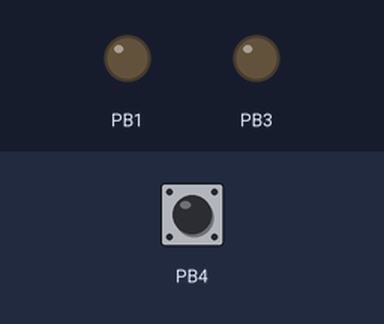
The sketch below on a simulated ATtiny85, built with avr-gcc and run on an emulated ATtiny85. Parts: output pins drawn as LEDs (lit = HIGH). The inputs (shaded band) are chosen by the test bench; at power-on: PB4 HIGH. Pins used as bus, display or sensor lines are not drawn.

Above: at 1.2 s.
1.3 s: PB4 pulled LOW for 0.25 s
Timing chart, 0 to 2.3 s (numbered marks = the images above; inputs shaded):
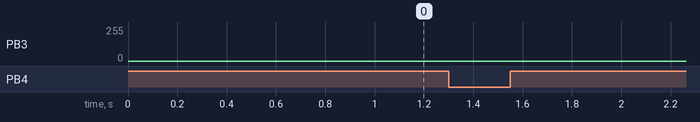

The sketch:

rgb-led-badge.ino
```cpp
// Colour of each LED; hex digits represent RGB
volatile int Buffer[4] = { 0x000, 0x000, 0x000, 0x000 };

void DisplaySetup () {
  // ATtiny85
  // Set up Timer/Counter1 to multiplex the display
  TCCR1 = 1<<CTC1 | 7<<CS10;    // CTC mode; prescaler 64
  OCR1C = 24;                   // Divide by 25 -> 78Hz
  TIMSK = TIMSK | 1<<OCIE1A;    // Enable overflow interrupt

  // ATmega328P
  // Set up Timer/Counter2 to multiplex the display
  //TCCR2A = 0;                      // Reset TCCR0A
  //TCCR2B = 0;                      // Reset TCCR0B
  //TCNT2  = 0;                      // Reset TCNT2

  //TCCR2A |= (1 << WGM21);          // CTC mode
  //TCCR2B |= (5 << CS20);           // prescaler 128
  //OCR2A = 24;                      // Divide by 25 -> 78Hz
  //TIMSK2 |= (1 << OCIE2A);         // Enable overflow interrupt
}

void setup() {
  DisplaySetup();
  //ADCSRA &= ~(1 << ADEN); // turn off adc
  PORTB |= (1 << PB4); // input
  DDRB &= ~(1 << PB4);
}

void DisplayNextRow() {
  static int cycle = 0;
  // Turn off the LED from the last cycle
  DDRB = DDRB & ~(1<<(cycle & 0x03));
  // Get the current cycle (0-63)
  cycle = (cycle + 1) & 0x3F;
  // Get the current LED number (0-3)
  // Each LED is updated 16 times every 64 cycles
  int led = cycle & 0x03;
  // Get LED update number (0-15)
  int count = cycle>>2;
  // Read the RGB values from the buffer
  int rgb = Buffer[led];
  int r = rgb>>8 & 0x0F;
  int g = rgb>>4 & 0x0F;
  int b = rgb & 0x0F;
  // Determine whether each RGB value should be on (1) or off (0)
  int bits = (count < b) | (count < r)<<1 | (count < g)<<2;
  bits = bits + (bits & 0x07<<led);
  // Set anodes to output
  DDRB = (DDRB & 0xF0) | bits;
  // Set anodes to high
  PORTB = (PORTB & 0xF0) | bits;
  // Set cathode to low
  DDRB = DDRB | 1<<led;
}

// Timer/Counter2 interrupt - ATmega328P
//ISR(TIMER2_COMPA_vect) {
//  DisplayNextRow();
//}
// Timer/Counter1 interrupt - ATtiny85
ISR(TIM1_COMPA_vect) {
  DisplayNextRow();
}

unsigned int Step = 0;
int Mode = 0;
int Num_Modes = 10;
bool Switch_On = false;

void check_button_state()
{
  if ( !(PINB & (1 << PB4)) )
  {
    if (!Switch_On)
    {
      Switch_On = true;
      Step = 0;
      Mode++;
      Mode = Mode % Num_Modes; // constrain
    }
  }
  else
  {
    Switch_On = false;
  }
}

int red (unsigned int x) {
  int y = x % 48;
  if (y > 15) y = 31 - y;
  return max(y, 0);
}

int green (unsigned int x) { return red(x + 32); }
int blue (unsigned int x) { return red(x + 64); }

// These could probably operate from a single array, with some creative indexing
const int Flasher[2][16] PROGMEM = {
  {0xF00, 0x000, 0xF00, 0x000, 0xF00, 0x000, 0xF00, 0x000, 0x000, 0x000, 0x000, 0x000, 0x000, 0x000, 0x000 , 0x000},
  {0x000, 0x000, 0x000, 0x000, 0x000, 0x000, 0x000, 0x000, 0x00F, 0x000, 0x00F, 0x000, 0x00F, 0x000, 0x00F , 0x000},
  };
const int Flasher2[2][16] PROGMEM = {
  {0xF00, 0x000, 0xF00, 0x000, 0xF00, 0x000, 0xF00, 0x000, 0x00F, 0x000, 0x00F, 0x000, 0x00F, 0x000, 0x00F , 0x000},
  {0x000, 0x00F, 0x000, 0x00F, 0x000, 0x00F, 0x000, 0x00F, 0x000, 0xF00, 0x000, 0xF00, 0x000, 0xF00, 0x000 , 0xF00},
  };

const byte Heart_Size = 24;
const byte Heart[Heart_Size] PROGMEM = {0x00, 0x02, 0x04, 0x08, 0x0A, 0x0C, 0x0E,
                                        0x0B, 0x09, 0x06, 0x09, 0x0B, 0x0E,
                                        0x0C, 0x0A, 0x08, 0x06, 0x04, 0x02,
                                        0x00, 0x00, 0x00, 0x00, 0x00};

void loop () {
  check_button_state();
  switch (Mode)
  {
    case 0:
      // Slow rainbow fade
      for (int i=0; i<2; i++) {
        Buffer[i] = red(Step + i*12)<<8 | green(Step + i*12)<<4 | blue(Step + i*12);
      }
      delay(200);
      break;
    case 1:
      // Fast rainbow fade
      for (int i=0; i<2; i++) {
        Buffer[i] = red(Step + i*12)<<8 | green(Step + i*12)<<4 | blue(Step + i*12);
      }
      delay(50);
      break;
    case 2:
      // Police flasher #1
      for (int i=0; i<2; i++) {
          Buffer[i] = pgm_read_word(&Flasher[i][(Step) % 16]);
      }
      delay(100);
      break;
    case 3:
      // Police flasher #2
      for (int i=0; i<2; i++) {
          Buffer[i] = pgm_read_word(&Flasher2[i][(Step) % 16]);
      }
      delay(100);
      break;
    case 4:
      // Version 1
      Buffer[0] = 0xFFF;
      Buffer[1] = 0xFFF;
      delay(200);
      break;
    case 5:
      // Red
      Buffer[0] = 0xF00;
      Buffer[1] = 0xF00;
      delay(200);
      break;
    case 6:
      // Green
      Buffer[0] = 0x0F0;
      Buffer[1] = 0x0F0;
      delay(200);
      break;
    case 7:
      // Blue
      Buffer[0] = 0x00F;
      Buffer[1] = 0x00F;
      delay(200);
      break;
    case 8:
      // Beating heart
      Buffer[0] = pgm_read_byte(&Heart[(Step % Heart_Size)]) << 8;
      Buffer[1] = Buffer[0];
      delay(100);
      break;
    case 9:
      // Slow red fade
      Buffer[0] = red(Step)<<8;
      Buffer[1] = Buffer[0];
      delay(200);
      break;
  }
  Step++;
  // Prevent overflow
  Step = Step % 32768;
}
```
